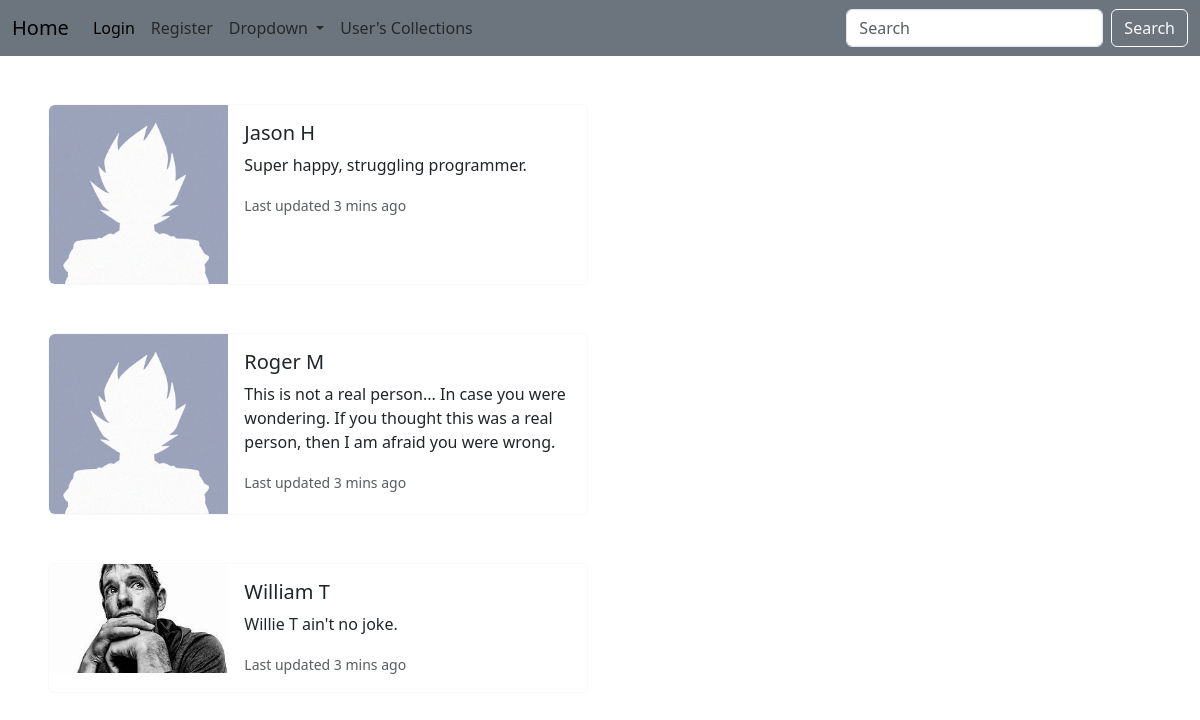
/crud/all_users, run on the app's committed database.
### models.py (models this page shows, shortened)
class User(db.Model, UserMixin):
    id = db.Column(db.Integer, primary_key=True)
    email = db.Column(db.String(150), unique=True)
    password = db.Column(db.String(150))
    first_name = db.Column(db.String(150))
    last_name = db.Column(db.String(150))
    bio = db.Column(db.Text)
    profile_image = db.Column(db.String(255))

### crud_routes.py (the view)
@crud_bp.route('/all_users')
def all_users():
    users = data_manager.get_all_users()
    return render_template('all_users.html', users=users, user=current_user)

### datamanager/sqlalchemy_data_manager.py (called while the page is built)
    def get_all_users(self):
        users = User.query.all()
        return users

### templates/all_users.html (shortened to what this page needs)
{% extends 'base.html' %}
{% block content %}
{% for user in users %}
<div class="ms-5 mt-5 card border-light mb-3" style="max-width: 540px;">
    <div class="row g-0">
        <div class="col-md-4">
            {% if user.profile_image %}
            <a href="{{ url_for('crud.my_books', user_id=user.id) }}" data-bs-toggle="tooltip" data-bs-title="Click image to view this user's books!"
               data-bs-placement="top">
                <img src="{{ url_for('crud.uploaded_file', filename=user.profile_image[8:]) }}" class="img-fluid rounded-start" alt="uploaded profile image">
            </a>
            {% else %}
            <a href="{{ url_for('crud.my_books', user_id=user.id) }}" data-bs-toggle="tooltip" data-bs-title="Click image to view this user's books!">
                <img src="{{ url_for('static', filename='default_profile_image.jpg') }}" class="img-fluid rounded-start" alt="default profile image">
            </a>
            {% endif %}
        </div>
        <div class="col-md-8">
            <div class="card-body">
                <h5 class="card-title">{{ user.first_name|capitalize }} {{ user.last_name[0]|capitalize }}</h5>
                <p class="card-text">{{ user.bio }}</p>
                <p class="card-text"><small class="text-body-secondary">Last updated 3 mins ago</small></p>
            </div>
        </div>
    </div>
</div>
{% endfor %}
{% endblock %}

### templates/base.html (shortened to what this page needs)
<!doctype html>
<html lang="en">
<head>
    <link rel='stylesheet' href="{{ url_for('static', filename='styles.css')}}">
    <link href="https://cdn.jsdelivr.net/npm/bootstrap@5.3.1/dist/css/bootstrap.min.css" rel="stylesheet"
>
</head>
<body>
{% include 'navbar.html' %}
{% block content %}
{% endblock %}
</body>
</html>

### templates/navbar.html (shortened to what this page needs)
<nav class="navbar navbar-expand-lg bg-secondary">
    <div class="container-fluid">
        <a class="navbar-brand" href="{{url_for('home')}}">Home</a>
        <div class="collapse navbar-collapse" id="navbarSupportedContent">
            <ul class="navbar-nav me-auto mb-2 mb-lg-0">
                {% if not current_user.is_authenticated %}
                <li class="nav-item">
                    <a class="nav-link active" aria-current="page" href="{{ url_for('auth.login') }}">Login</a>
                </li>
                <li class="nav-item">
                    <a class="nav-link" href="{{ url_for('auth.sign_up') }}">Register</a>
                </li>
                {% endif %}
                <li class="nav-item dropdown">
                    <a class="nav-link dropdown-toggle" href="#" role="button" data-bs-toggle="dropdown" aria-expanded="false">
                        Dropdown
                    </a>
                </li>
                <li class="nav-item">
                    <a class="nav-link" href="{{ url_for('crud.all_users') }}">User's Collections</a>
                </li>
            </ul>
            <form class="d-flex" role="search">
                <input class="form-control me-2" type="search" placeholder="Search" aria-label="Search">
                <button class="btn btn-outline-light" type="submit">Search</button>
            </form>
        </div>
    </div>
</nav>

### data on the page
User: first_name "Jason", last_name "H", bio "Super happy, struggling programmer."
User: first_name "Roger", last_name "M", bio "This is not a real person... In case you were wondering. If you thought this was a real person, then I am afraid you were wrong."
User: first_name "William", last_name "T", bio "Willie T ain't no joke."
